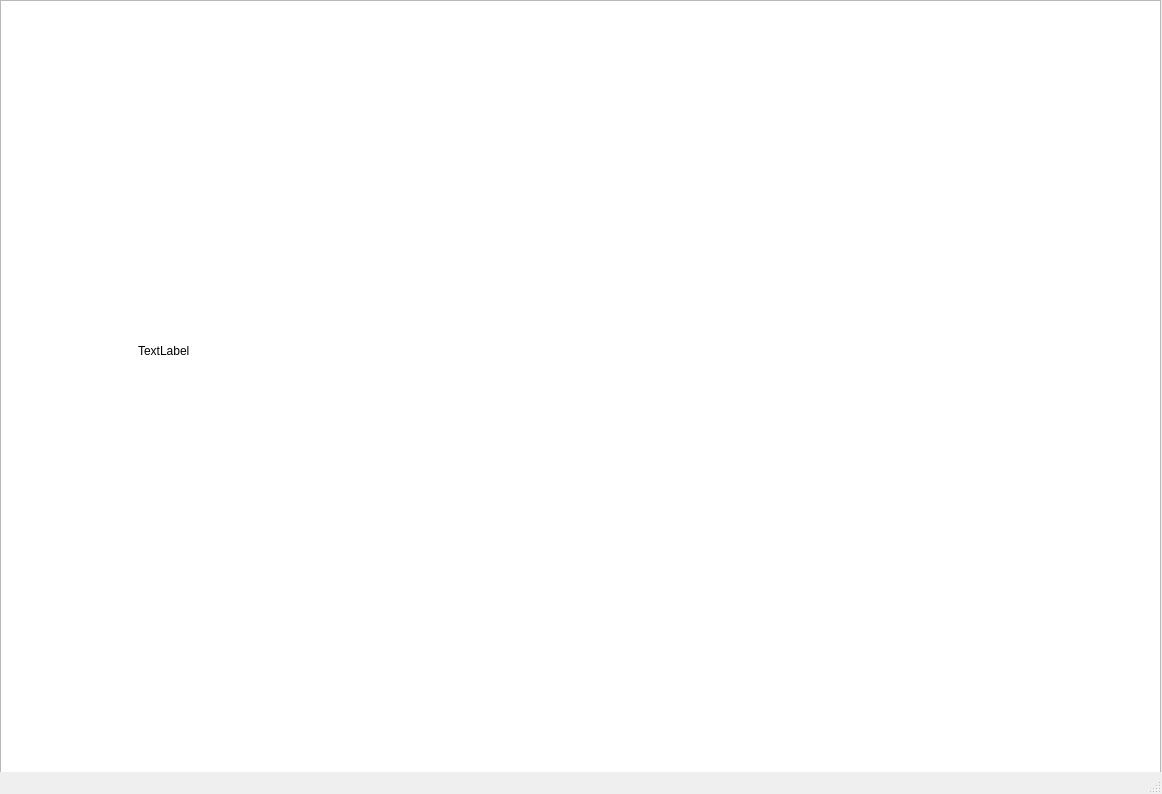
<?xml version="1.0" encoding="UTF-8"?>
<ui version="4.0">
 <class>Start</class>
 <widget class="QMainWindow" name="Start">
  <property name="geometry">
   <rect>
    <x>0</x>
    <y>0</y>
    <width>1162</width>
    <height>794</height>
   </rect>
  </property>
  <property name="windowTitle">
   <string>MainWindow</string>
  </property>
  <widget class="QWidget" name="centralwidget">
   <widget class="QPushButton" name="NewAsButton">
    <property name="geometry">
     <rect>
      <x>354</x>
      <y>328</y>
      <width>140</width>
      <height>30</height>
     </rect>
    </property>
    <property name="styleSheet">
     <string notr="true"/>
    </property>
    <property name="text">
     <string/>
    </property>
    <property name="flat">
     <bool>true</bool>
    </property>
   </widget>
   <widget class="QPushButton" name="RecordAsButton">
    <property name="geometry">
     <rect>
      <x>354</x>
      <y>386</y>
      <width>160</width>
      <height>30</height>
     </rect>
    </property>
    <property name="text">
     <string/>
    </property>
    <property name="flat">
     <bool>true</bool>
    </property>
   </widget>
   <widget class="QLabel" name="label">
    <property name="geometry">
     <rect>
      <x>138</x>
      <y>66</y>
      <width>570</width>
      <height>570</height>
     </rect>
    </property>
    <property name="text">
     <string>TextLabel</string>
    </property>
   </widget>
   <widget class="QGraphicsView" name="graphicsView">
    <property name="geometry">
     <rect>
      <x>0</x>
      <y>0</y>
      <width>1161</width>
      <height>794</height>
     </rect>
    </property>
   </widget>
   <zorder>graphicsView</zorder>
   <zorder>label</zorder>
   <zorder>RecordAsButton</zorder>
   <zorder>NewAsButton</zorder>
  </widget>
  <widget class="QMenuBar" name="menubar">
   <property name="geometry">
    <rect>
     <x>0</x>
     <y>0</y>
     <width>1162</width>
     <height>31</height>
    </rect>
   </property>
  </widget>
  <widget class="QStatusBar" name="statusbar"/>
 </widget>
 <resources/>
 <connections/>
</ui>
